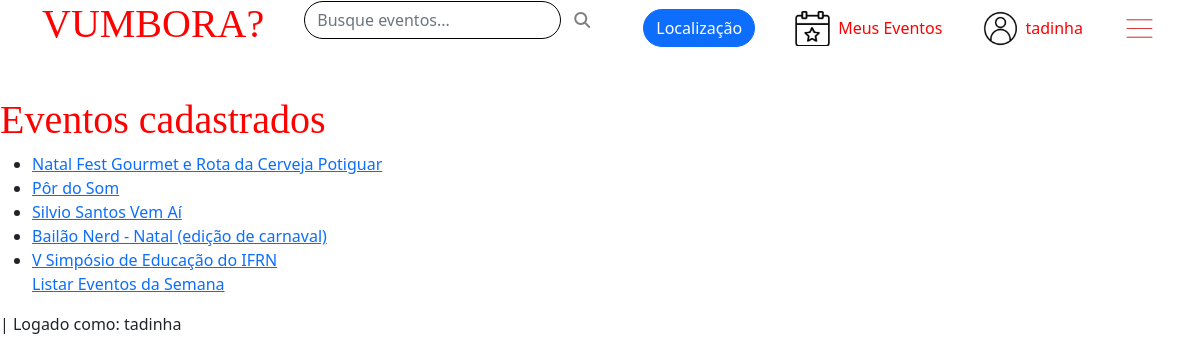
Screenshot of / (signed in) with the database file from the repository.
### vumbora/models.py (models this page shows, shortened)
class Evento(models.Model):
    nome = models.CharField(max_length=200)
    descricao = models.CharField(max_length=200, null=True)
    datahora = models.DateTimeField(default = now)
    valor = models.DecimalField(max_digits=15, decimal_places=2, default=0.0)
    local = models.ForeignKey(Local, on_delete=models.CASCADE, null=True)
    arte = models.ImageField(upload_to='images/', null=True, blank = True)
    genero = models.ManyToManyField(Genero)
    usuario = models.ForeignKey(Usuario, on_delete=models.CASCADE,null=True)

### vumbora/views.py (the view)
# urls.py: path('', views.index, name='index'),
def index (request):
    evento_list = Evento.objects.order_by('datahora')[:5]
    context = {
        'evento_list': evento_list
    }
    return render(request,'vumbora/index.html',context)

### vumbora/templates/vumbora/index.html
{% load static %}
{% include 'vumbora/header.html' %}
<link rel="stylesheet" href="{% static 'css/index.css' %}">
{% if evento_list %}
    <h1>Eventos cadastrados</h1>
    <ul>
        {% for evento in evento_list %}
            <li><a href="{% url 'vumbora:details' evento.id %}">{{ evento.nome }}</a></li>
        {% endfor %}
        <a href="{% url 'vumbora:lista_eventos_semana' %}"> Listar Eventos da Semana </a>
    </ul>
{% else %}
    <p>Não há eventos cadastrados.</p>
{% endif %}
{% if user.is_authenticated %}
    | Logado como: {{ user.username }}
{% endif %}

### vumbora/templates/vumbora/header.html (shortened to what this page needs)
{% load static %}
<head>
    <link rel="stylesheet" href="https://cdn.jsdelivr.net/npm/@fortawesome/fontawesome-free@6.2.0/css/all.min.css">
    <link rel="stylesheet" href="https://cdn.jsdelivr.net/npm/bootstrap@5.1.3/dist/css/bootstrap.min.css">
  <link rel="stylesheet" href="{% static 'vumbora/css/header.css' %}">
</head>
<header>
    <div id="barra" class = "container" style="display: flex;" >
        <a href="{% url 'vumbora:index' %}" style="text-decoration: none;"><h1 style="font-family: Asteristico;"> VUMBORA? </h1></a>
        <div id="pesquisa-barra-de-navegacao">
            <form id="form" action="{% url 'vumbora:pesquisar_eventos' %}" method="post">
                <div id="procura">
                <input  name = 'termo_pesquisa' type="text" class="form-control rounded-pill" placeholder="Busque eventos..." id="pesquisa">
                <button type="submit" class="btn btn-primary rounded-pill" style="width: fit-content;" id="icone-pesquisa"><i class="fas fa-search"></i></button>
                </div>
            </form>
        </div>
        <div id="filtro-localizacao-barra">
            <button class="btn btn-primary rounded-pill" style="width: fit-content; id="botao-loc">Localização</button>
        </div>
        <div id="barra-evento">
            <a href="{% url 'vumbora:cadastrar_evento' %}" id="icone-evento"></a>
            <div id="meus-eventos-barra">
                <a href="{% url 'vumbora:cadastrar_evento' %}" style="text-decoration: none; color:red "> Meus Eventos</a>
            </div>
        </div>
        <div id="usuario-barra">
            <a href="{% url 'vumbora:cadastrar_perfil' %}" id="icone-perfil"></a>
            <div id="login-barra">
                {% if user.is_authenticated %}
                <a href="{% url 'vumbora:logar' %}" style="text-decoration: none; color: red;">
                    {{ user.username }}</a>
                {% else %}
                <a href="{% url 'vumbora:logar' %}" style="text-decoration: none; color: red;   ">Login</a>
                {% endif %}
            </div>
        </div>
        <div id="opcoes-barra">
            <button href="#" id="icone-barra"></button>
        </div>
    </div>
</header>

### static/vumbora/css/header.css (style rules this page uses)
#barra { margin-bottom: 40px; width: 100vw; justify-content: space-between; align-items: center; }
#procura { border: 5px; border-color: black; display: flex; align-items: center; }
#icone-pesquisa { background-color: transparent; color: gray; border-color: transparent; }
#pesquisa { border-color: black; }
h1 { font-family: 'Asteristico'; }
#barra-evento { display: flex; }
#icone-evento { background-image: url("evento.jpg"); width: 35px; height: 35px; background-size: cover; }
#meus-eventos-barra { margin-top: 5px; margin-left: 8px; }
#usuario-barra { display: flex; }
#icone-perfil { background-image: url("profile.jpg"); width: 35px; height: 35px; background-size: cover; }
#login-barra { margin-top: 5px; margin-left: 8px; }
#icone-barra { background-image: url("menu.jpg"); width: 35px; height: 35px; background-size: contain; border: transparent; background-color: transparent; }

### static/css/index.css (style rules this page uses)
h1 { color: red; }

### rows the page displays
Evento: nome "Natal Fest Gourmet e Rota da Cerveja Potiguar"
Evento: nome "Pôr do Som"
Evento: nome "Silvio Santos Vem Aí"
Evento: nome "Bailão Nerd - Natal (edição de carnaval)"
Evento: nome "V Simpósio de Educação do IFRN"

### other values shown
{{ user.username }} "tadinha"
